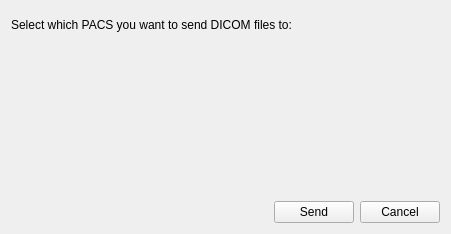
<?xml version="1.0" encoding="UTF-8"?>
<ui version="4.0">
 <class>udg::QWidgetSelectPacsToStoreDicomImageBase</class>
 <widget class="QWidget" name="udg::QWidgetSelectPacsToStoreDicomImageBase">
  <property name="windowModality">
   <enum>Qt::ApplicationModal</enum>
  </property>
  <property name="geometry">
   <rect>
    <x>0</x>
    <y>0</y>
    <width>451</width>
    <height>233</height>
   </rect>
  </property>
  <property name="windowTitle">
   <string>Send DICOM objects to PACS</string>
  </property>
  <layout class="QGridLayout" name="gridLayout">
   <item row="2" column="0">
    <spacer name="horizontalSpacer">
     <property name="orientation">
      <enum>Qt::Horizontal</enum>
     </property>
     <property name="sizeHint" stdset="0">
      <size>
       <width>40</width>
       <height>20</height>
      </size>
     </property>
    </spacer>
   </item>
   <item row="2" column="2">
    <widget class="QPushButton" name="m_cancelButton">
     <property name="text">
      <string>Cancel</string>
     </property>
     <property name="icon">
      <iconset resource="../main/main.qrc">
       <normaloff>:/images/icons/dialog-cancel.svg</normaloff>:/images/icons/dialog-cancel.svg</iconset>
     </property>
    </widget>
   </item>
   <item row="2" column="1">
    <widget class="QPushButton" name="m_storeButton">
     <property name="text">
      <string>Send</string>
     </property>
     <property name="icon">
      <iconset resource="../main/main.qrc">
       <normaloff>:/images/icons/send-dicom.svg</normaloff>:/images/icons/send-dicom.svg</iconset>
     </property>
    </widget>
   </item>
   <item row="1" column="0" colspan="3">
    <widget class="udg::QPacsList" name="m_pacsNodeList" native="true">
     <property name="minimumSize">
      <size>
       <width>150</width>
       <height>150</height>
      </size>
     </property>
    </widget>
   </item>
   <item row="0" column="0" colspan="3">
    <widget class="QLabel" name="label">
     <property name="sizePolicy">
      <sizepolicy hsizetype="Preferred" vsizetype="Fixed">
       <horstretch>0</horstretch>
       <verstretch>0</verstretch>
      </sizepolicy>
     </property>
     <property name="text">
      <string>Select which PACS you want to send DICOM files to:</string>
     </property>
     <property name="wordWrap">
      <bool>true</bool>
     </property>
    </widget>
   </item>
  </layout>
 </widget>
 <customwidgets>
  <customwidget>
   <class>udg::QPacsList</class>
   <extends>QWidget</extends>
   <header>qpacslist.h</header>
   <container>1</container>
  </customwidget>
 </customwidgets>
 <resources>
  <include location="../main/main.qrc"/>
  <include location="../main/main.qrc"/>
 </resources>
 <connections/>
</ui>
